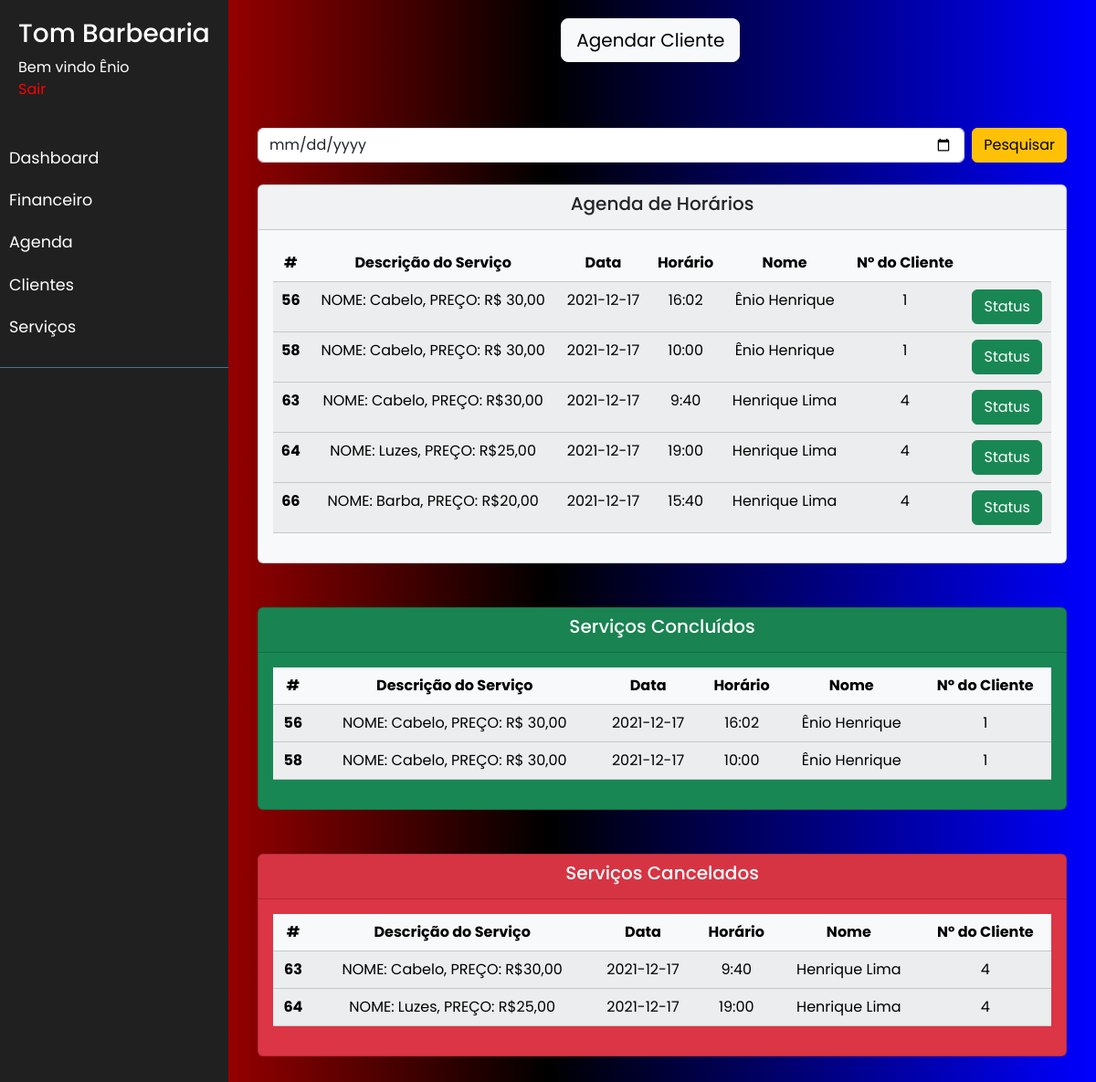
The app's page /agenda (signed in) with its own data.
### app/models.py (models this page shows, shortened)
class User(db.Model, UserMixin):
    __tablename__= 'usuario'
    id = db.Column(db.Integer, primary_key =True, autoincrement = True)
    nome = db.Column(db.String, nullable = False)
    telefone = db.Column(db.String, nullable = False)
    usuario = db.Column(db.String, nullable = False , unique=True)
    senha = db.Column(db.String, nullable = False)

class ServicosAgendados(db.Model, UserMixin):
    __tablename__= 'servicos_agendados'
    id_servico_agendado = db.Column(db.Integer, primary_key =True, autoincrement = True)
    fk_id_servico = db.Column(db.Integer, nullable = False)
    desc_servico = db.Column(db.String, nullable = False)
    fk_id_cliente = db.Column(db.Integer, nullable = False)
    nm_cliente = db.Column(db.String, nullable = False)
    horario_agendado = db.Column(db.String, nullable = False)
    data_agendamento = db.Column(db.String, nullable = False)
    status = db.Column(db.Integer, nullable = True)
    desc_status = db.Column(db.Integer, nullable = True)

### main.py (the view, shortened to what this page needs)
@app.route("/agenda", methods=['GET', 'POST'])
def agenda():
    servicosagendados = ServicosAgendados.query.filter_by(data_agendamento=date.today())
    servicosconcluidos = ServicosAgendados.query.filter_by(status=1,data_agendamento=date.today())
    servicoscancelados = ServicosAgendados.query.filter_by(status=2,data_agendamento=date.today())
    return render_template('agenda.html', servicosagendados = servicosagendados, servicosconcluidos=servicosconcluidos, servicoscancelados=servicoscancelados)

### app/models.py (called while the page is built)
@login_manager.user_loader
def get_user(user_id):
    return User.query.filter_by(id=user_id).first()

### app/templates/agenda.html (shortened to what this page needs)
<!DOCTYPE html>
<html>
<head>
    <link rel="stylesheet" type="text/css" href="{{ url_for('static',filename='node_modules/bootstrap/dist/css/bootstrap.css') }}">
    <link rel="stylesheet" type="text/css" href="{{ url_for('static',filename='sidemenu.css') }}">
</head>
<body>
    {% if current_user.is_authenticated %}
    <div class="wrapper">
        <nav id="sidebar">
            <div class="sidebar-header">
                <h3>Tom Barbearia</h3>
                <a>Bem vindo {{ current_user.nome }}</a>
                <br>
                <a style ="color:red" href = "{{ url_for('logout') }} ">Sair</a>
            </div>
            <ul class="list-unstyled components">
                <li>
                  <a href="{{ url_for('home') }}">Dashboard</a>
                </li>
                <li>
                    <a href="{{ url_for('financeiro') }}">Financeiro</a>
                </li>
                <li>
                    <a href="{{ url_for('agenda') }}">Agenda</a>
                </li>
                <li>
                    <a href="{{ url_for('clientes') }}">Clientes</a>
                </li>
                <li>
                    <a href="{{ url_for('servicos') }}">Serviços</a>
                </li>
            </ul>
        </nav>
        <div id="content">
            <div class="container-fluid">
                <div class="d-grid gap-2 col-3 mx-auto">
                    <a href="{{ url_for('agendamento') }}">
                        <button type="submit button" class="btn btn-light btn-lg">Agendar Cliente</button>
                    </a>
                </div><br><br><br>
                <form class="d-flex" action = "" method = "post">
                  <input type="date" class="form-control" id="dataPesquisa" name="dataPesquisa"> &nbsp&nbsp
                  <button type="submit" class="btn btn-warning" id="btnFinanceiroPesquisar" value ="btnFinanceiroPesquisar">Pesquisar</button>
                </form><br>
                <div class="card bg-light text-dark text-center">
                  <div class="card-header">
                    <h5>Agenda de Horários</h5>
                  </div>
                  <div class="card-body">
                    <table class="table table-light table-striped table-hover text-center">
                      <thead>
                        <tr>
                          <th scope="col">#</th>
                          <th scope="col">Descrição do Serviço</th>
                          <th scope="col">Data</th>
                          <th scope="col">Horário</th>
                          <th scope="col">Nome</th>
                          <th scope="col">Nº do Cliente</th>
                          <th scope="col"></th>
                        </tr>
                      </thead>
                      {% for servicoagendado in servicosagendados %}
                      <tbody>
                        <tr>
                          <th scope="row">{{ servicoagendado.id_servico_agendado }}</th>
                          <td>{{ servicoagendado.desc_servico }}</td>
                          <td>{{ servicoagendado.data_agendamento }}</td>
                          <td>{{ servicoagendado.horario_agendado }}</td>
                          <td>{{ servicoagendado.nm_cliente }}</td>
                          <td>{{ servicoagendado.fk_id_cliente }}</td>
                          <td><a class="btn btn-success" id="btnAtualizar" href="/statusAgendamento/{{ servicoagendado.id_servico_agendado }}">Status</a></td>
                        </tr>
                      </tbody>
                      {% endfor %}
                    </table>
                  </div>
                </div><br><br>
                <div class="card bg-success text-white text-center">
                  <div class="card-header">
                    <h5>Serviços Concluídos</h5>
                  </div>
                  <div class="card-body">
                    <table class="table table-light table-striped table-hover text-center">
                      <thead>
                        <tr>
                          <th scope="col">#</th>
                          <th scope="col">Descrição do Serviço</th>
                          <th scope="col">Data</th>
                          <th scope="col">Horário</th>
                          <th scope="col">Nome</th>
                          <th scope="col">Nº do Cliente</th>
                        </tr>
                      </thead>
                      {% for servicoconcluido in servicosconcluidos %}
                      <tbody>
                        <tr>
                          <th scope="row">{{ servicoconcluido.id_servico_agendado }}</th>
                          <td>{{ servicoconcluido.desc_servico }}</td>
                          <td>{{ servicoconcluido.data_agendamento }}</td>
                          <td>{{ servicoconcluido.horario_agendado }}</td>
                          <td>{{ servicoconcluido.nm_cliente }}</td>
                          <td>{{ servicoconcluido.fk_id_cliente }}</td>
                        </tr>
                      </tbody>
                      {% endfor %}
                    </table>
                  </div>
                </div><br><br>
                <div class="card bg-danger text-white text-center">
                  <div class="card-header">
                    <h5>Serviços Cancelados</h5>
                  </div>
                  <div class="card-body">
                    <table class="table table-light table-striped table-hover text-center">
                      <thead>
                        <tr>
                          <th scope="col">#</th>
                          <th scope="col">Descrição do Serviço</th>
                          <th scope="col">Data</th>
                          <th scope="col">Horário</th>
                          <th scope="col">Nome</th>
                          <th scope="col">Nº do Cliente</th>
                        </tr>
                      </thead>
                      {% for servicocancelado in servicoscancelados %}
                      <tbody>
                        <tr>
                          <th scope="row">{{ servicocancelado.id_servico_agendado }}</th>
                          <td>{{ servicocancelado.desc_servico }}</td>
                          <td>{{ servicocancelado.data_agendamento }}</td>
                          <td>{{ servicocancelado.horario_agendado }}</td>
                          <td>{{ servicocancelado.nm_cliente }}</td>
                          <td>{{ servicocancelado.fk_id_cliente }}</td>
                        </tr>
                      </tbody>
                      {% endfor %}
                    </table>
                  </div>
                </div><br><br>
            </div>
        </div>
    </div>
    {% else %}
    <div>
        <h1>Visitante</h1>
        <p>Bem Vindo, faça login para poder acessar o menu.</p>
        <a href="{{ url_for('login') }}"><button class="btn btn-dark" type="button" value ="login">Login</button></a>
    </div>
    {% endif %}
</body>
</html>

### app/static/sidemenu.css (style rules this page uses)
body { font-family: 'Poppins', sans-serif; background-image: linear-gradient(to right, red, black, blue) }
a, a:hover, a:focus { color: inherit; text-decoration: none; transition: all 0.3s; }
.wrapper { display: flex; width: 100%; align-items: stretch; }
#sidebar { min-width: 250px; max-width: 250px; background: #202020; color: #fff; transition: all 0.3s; }
#sidebar .sidebar-header { padding: 20px; background: #202020; }
#sidebar ul.components { padding: 20px 0; border-bottom: 1px solid #47748b; }
#sidebar ul li a { padding: 10px; font-size: 1.1em; display: block; }
#content { width: 100%; padding: 20px; min-height: 100vh; transition: all 0.3s; }

### records on screen
User: nome "Ênio"
ServicosAgendados: id_servico_agendado "56", desc_servico "NOME: Cabelo, PREÇO: R$ 30,00", data_agendamento "2021-12-17", horario_agendado "16:02", nm_cliente "Ênio Henrique", fk_id_cliente "1"
ServicosAgendados: id_servico_agendado "58", desc_servico "NOME: Cabelo, PREÇO: R$ 30,00", data_agendamento "2021-12-17", horario_agendado "10:00", nm_cliente "Ênio Henrique", fk_id_cliente "1"
ServicosAgendados: id_servico_agendado "63", desc_servico "NOME: Cabelo, PREÇO: R$30,00", data_agendamento "2021-12-17", horario_agendado "9:40", nm_cliente "Henrique Lima", fk_id_cliente "4"
ServicosAgendados: id_servico_agendado "64", desc_servico "NOME: Luzes, PREÇO: R$25,00", data_agendamento "2021-12-17", horario_agendado "19:00", nm_cliente "Henrique Lima", fk_id_cliente "4"
ServicosAgendados: id_servico_agendado "66", desc_servico "NOME: Barba, PREÇO: R$20,00", data_agendamento "2021-12-17", horario_agendado "15:40", nm_cliente "Henrique Lima", fk_id_cliente "4"
